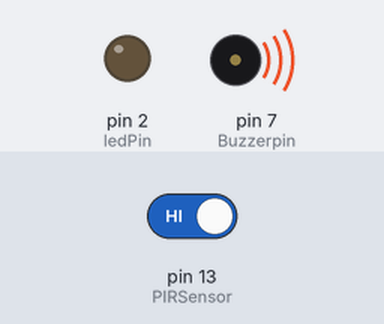
The sketch below on a simulated Arduino Uno, built with avr-gcc and run on an emulated ATmega328P. On the bench: output pins drawn as LEDs (lit = HIGH), buzzer (waves = sounding). The inputs (shaded band) are chosen by the test bench; at power-on: pin 13 (PIRSensor) HIGH. Pins used as bus, display or sensor lines are not drawn.

Above: at 3.3 s.
3.4 s: pin 13 (PIRSensor) driven LOW
At 3.86 s:
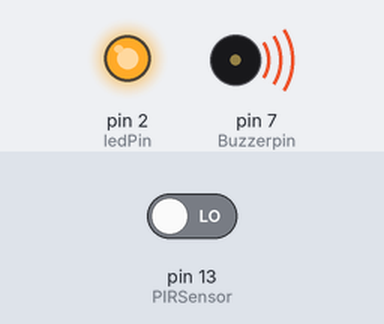
At 4.4 s:
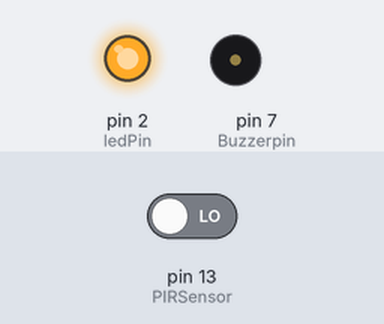
5.4 s: pin 13 (PIRSensor) driven HIGH
At 6.3 s:
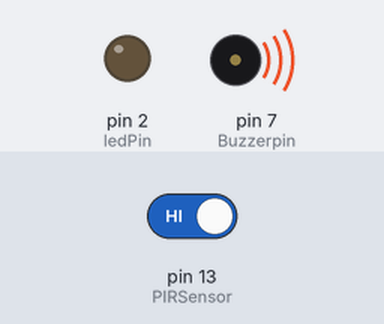
Timing chart, 0 to 13.2 s (numbered marks = the images above; inputs shaded):
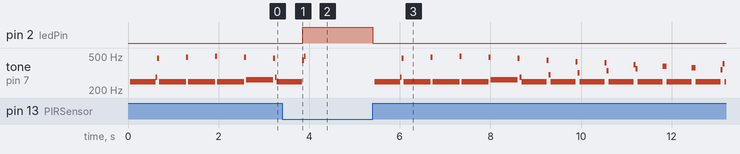

The sketch:

ECE387-midtermprj.ino
```cpp
// ECE387_Midterm Project
//Yi Zhan
//Professor: Dr.Rajasekhar
const int PIRSensor = 13;
const int ledPin = 2;
int Buzzerpin = 7;
//assign the pin number to buzzer, led, and PIR sensor

int sensorValue = 0;
void setup(){
  pinMode(PIRSensor,INPUT);
  pinMode(ledPin,OUTPUT);
  pinMode(Buzzerpin,OUTPUT);
  // set up the input and output of the pin
}


void loop(){
  sensorValue = digitalRead(PIRSensor);
  if (sensorValue ==0){
    digitalWrite(ledPin,HIGH); //when the value equals 0 or low, the LED will off.
                               //**Watch out that the reason why it is high but off, it is because the sensorValue = 0.
                               //I make it opposite.

  }
  else
  {
    digitalWrite(ledPin,LOW);
   int count =0;
    while(count<2)
      {
          for(int i=0;i<150;i++){
          digitalWrite(Buzzerpin,HIGH); //Sounds on
          delay(2);
          digitalWrite(Buzzerpin,LOW); //Sounds off
          delay(2); //
          }

           for(int i=0;i<20;i++){        //the use of two frequency to simulate the alarm
            digitalWrite(Buzzerpin,HIGH);
            delay(1);
            digitalWrite(Buzzerpin,LOW);
            delay(1);
                   }
            count++;//the use of counter is to make sure the sound is looping
}
}
}
```

Measured:
- after the input at 3.4 s, pin 2 (ledPin): LOW → HIGH after 0.46 s
- after the input at 5.4 s, pin 2 (ledPin): HIGH → LOW at once; tone on pin 7 (Buzzerpin): plays 249 Hz for 0.56 s, 281 Hz for 0.04 s, 470 Hz for 0.04 s, 249 Hz for 0.60 s, 483 Hz for 0.04 s, 249 Hz for 0.60 s … (32 notes in this stretch), starting after 0.05 s
- by itself, tone on pin 7 (Buzzerpin): plays 249 Hz for 0.56 s, 281 Hz for 0.04 s, 470 Hz for 0.04 s, 249 Hz for 0.60 s, 483 Hz for 0.04 s, 249 Hz for 0.60 s … (13 notes in this stretch)
